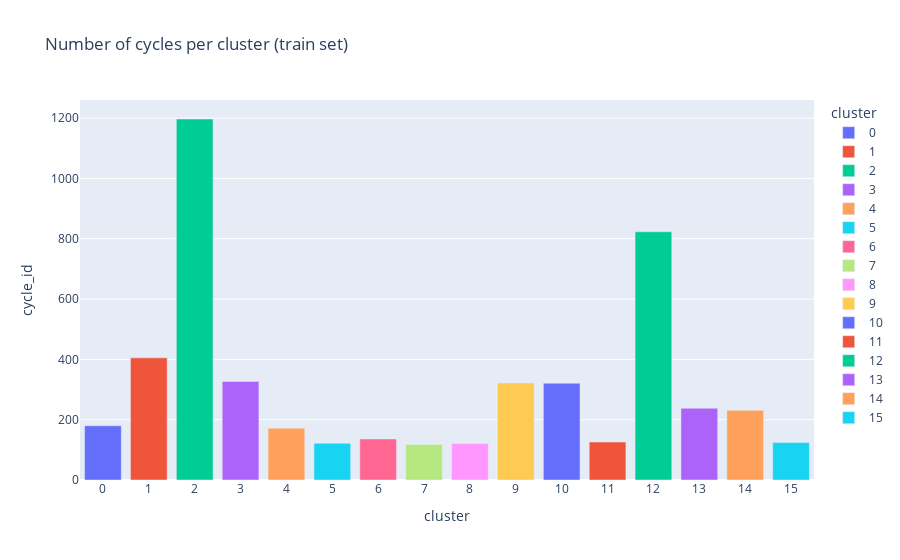
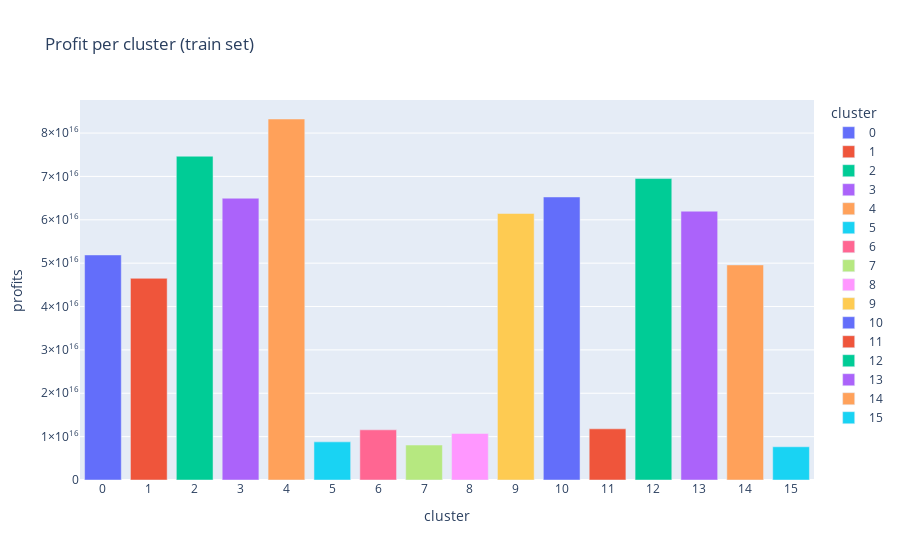
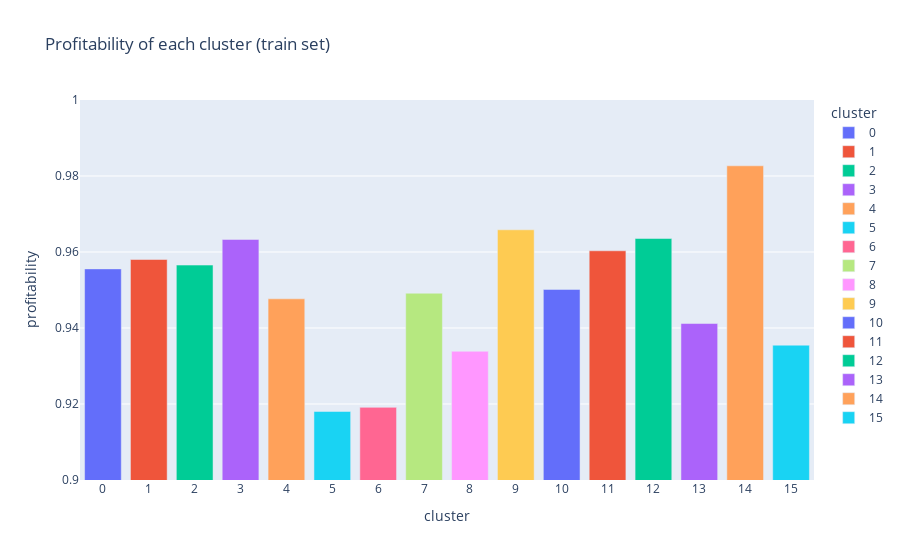
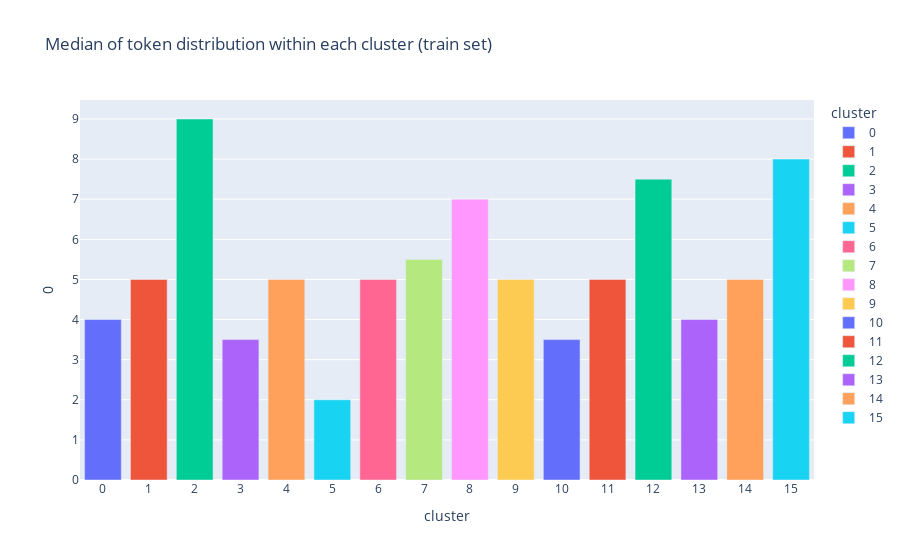

Source (notebook cell) for these figures, in order:
### Code cell
# all function below will be run one after the other
pipeline_metrics= [
    nb_cycles_clusters,
    profits_clusters,
    profitability_clusters,
    median_token_clusters,
    entropy_clusters
]
# groupby cluster (aggregate statistics per cluster)
train_grouper = fX_train.groupby('cluster')
[agg(train_grouper) for agg in pipeline_metrics]

### Figure 1 — Plotly figure (JSON) as saved in the notebook; plotly's stock layout.template omitted (floating-point values rounded to 4 significant figures)
{"data": [{"alignmentgroup": "True", "hovertemplate": "cluster=%{x}<br>cycle_id=%{y}<extra></extra>", "legendgroup": "0", "marker": {"color": "#636efa", "pattern": {"shape": ""}}, "name": "0", "offsetgroup": "0", "orientation": "v", "showlegend": true, "textposition": "auto", "type": "bar", "x": ["0"], "xaxis": "x", "y": [180], "yaxis": "y"}, {"alignmentgroup": "True", "hovertemplate": "cluster=%{x}<br>cycle_id=%{y}<extra></extra>", "legendgroup": "1", "marker": {"color": "#EF553B", "pattern": {"shape": ""}}, "name": "1", "offsetgroup": "1", "orientation": "v", "showlegend": true, "textposition": "auto", "type": "bar", "x": ["1"], "xaxis": "x", "y": [405], "yaxis": "y"}, {"alignmentgroup": "True", "hovertemplate": "cluster=%{x}<br>cycle_id=%{y}<extra></extra>", "legendgroup": "2", "marker": {"color": "#00cc96", "pattern": {"shape": ""}}, "name": "2", "offsetgroup": "2", "orientation": "v", "showlegend": true, "textposition": "auto", "type": "bar", "x": ["2"], "xaxis": "x", "y": [1197], "yaxis": "y"}, {"alignmentgroup": "True", "hovertemplate": "cluster=%{x}<br>cycle_id=%{y}<extra></extra>", "legendgroup": "3", "marker": {"color": "#ab63fa", "pattern": {"shape": ""}}, "name": "3", "offsetgroup": "3", "orientation": "v", "showlegend": true, "textposition": "auto", "type": "bar", "x": ["3"], "xaxis": "x", "y": [327], "yaxis": "y"}, {"alignmentgroup": "True", "hovertemplate": "cluster=%{x}<br>cycle_id=%{y}<extra></extra>", "legendgroup": "4", "marker": {"color": "#FFA15A", "pattern": {"shape": ""}}, "name": "4", "offsetgroup": "4", "orientation": "v", "showlegend": true, "textposition": "auto", "type": "bar", "x": ["4"], "xaxis": "x", "y": [172], "yaxis": "y"}, {"alignmentgroup": "True", "hovertemplate": "cluster=%{x}<br>cycle_id=%{y}<extra></extra>", "legendgroup": "5", "marker": {"color": "#19d3f3", "pattern": {"shape": ""}}, "name": "5", "offsetgroup": "5", "orientation": "v", "showlegend": true, "textposition": "auto", "type": "bar", "x": ["5"], "xaxis": "x", "y": [122], "yaxis": "y"}, {"alignmentgroup": "True", "hovertemplate": "cluster=%{x}<br>cycle_id=%{y}<extra></extra>", "legendgroup": "6", "marker": {"color": "#FF6692", "pattern": {"shape": ""}}, "name": "6", "offsetgroup": "6", "orientation": "v", "showlegend": true, "textposition": "auto", "type": "bar", "x": ["6"], "xaxis": "x", "y": [136], "yaxis": "y"}, {"alignmentgroup": "True", "hovertemplate": "cluster=%{x}<br>cycle_id=%{y}<extra></extra>", "legendgroup": "7", "marker": {"color": "#B6E880", "pattern": {"shape": ""}}, "name": "7", "offsetgroup": "7", "orientation": "v", "showlegend": true, "textposition": "auto", "type": "bar", "x": ["7"], "xaxis": "x", "y": [118], "yaxis": "y"}, {"alignmentgroup": "True", "hovertemplate": "cluster=%{x}<br>cycle_id=%{y}<extra></extra>", "legendgroup": "8", "marker": {"color": "#FF97FF", "pattern": {"shape": ""}}, "name": "8", "offsetgroup": "8", "orientation": "v", "showlegend": true, "textposition": "auto", "type": "bar", "x": ["8"], "xaxis": "x", "y": [121], "yaxis": "y"}, {"alignmentgroup": "True", "hovertemplate": "cluster=%{x}<br>cycle_id=%{y}<extra></extra>", "legendgroup": "9", "marker": {"color": "#FECB52", "pattern": {"shape": ""}}, "name": "9", "offsetgroup": "9", "orientation": "v", "showlegend": true, "textposition": "auto", "type": "bar", "x": ["9"], "xaxis": "x", "y": [322], "yaxis": "y"}, {"alignmentgroup": "True", "hovertemplate": "cluster=%{x}<br>cycle_id=%{y}<extra></extra>", "legendgroup": "10", "marker": {"color": "#636efa", "pattern": {"shape": ""}}, "name": "10", "offsetgroup": "10", "orientation": "v", "showlegend": true, "textposition": "auto", "type": "bar", "x": ["10"], "xaxis": "x", "y": [321], "yaxis": "y"}, {"alignmentgroup": "True", "hovertemplate": "cluster=%{x}<br>cycle_id=%{y}<extra></extra>", "legendgroup": "11", "marker": {"color": "#EF553B", "pattern": {"shape": ""}}, "name": "11", "offsetgroup": "11", "orientation": "v", "showlegend": true, "textposition": "auto", "type": "bar", "x": ["11"], "xaxis": "x", "y": [126], "yaxis": "y"}, {"alignmentgroup": "True", "hovertemplate": "cluster=%{x}<br>cycle_id=%{y}<extra></extra>", "legendgroup": "12", "marker": {"color": "#00cc96", "pattern": {"shape": ""}}, "name": "12", "offsetgroup": "12", "orientation": "v", "showlegend": true, "textposition": "auto", "type": "bar", "x": ["12"], "xaxis": "x", "y": [823], "yaxis": "y"}, {"alignmentgroup": "True", "hovertemplate": "cluster=%{x}<br>cycle_id=%{y}<extra></extra>", "legendgroup": "13", "marker": {"color": "#ab63fa", "pattern": {"shape": ""}}, "name": "13", "offsetgroup": "13", "orientation": "v", "showlegend": true, "textposition": "auto", "type": "bar", "x": ["13"], "xaxis": "x", "y": [238], "yaxis": "y"}, {"alignmentgroup": "True", "hovertemplate": "cluster=%{x}<br>cycle_id=%{y}<extra></extra>", "legendgroup": "14", "marker": {"color": "#FFA15A", "pattern": {"shape": ""}}, "name": "14", "offsetgroup": "14", "orientation": "v", "showlegend": true, "textposition": "auto", "type": "bar", "x": ["14"], "xaxis": "x", "y": [231], "yaxis": "y"}, {"alignmentgroup": "True", "hovertemplate": "cluster=%{x}<br>cycle_id=%{y}<extra></extra>", "legendgroup": "15", "marker": {"color": "#19d3f3", "pattern": {"shape": ""}}, "name": "15", "offsetgroup": "15", "orientation": "v", "showlegend": true, "textposition": "auto", "type": "bar", "x": ["15"], "xaxis": "x", "y": [124], "yaxis": "y"}], "layout": {"barmode": "relative", "legend": {"title": {"text": "cluster"}, "tracegroupgap": 0}, "title": {"text": "Number of cycles per cluster (train set)"}, "xaxis": {"anchor": "y", "categoryarray": ["0", "1", "2", "3", "4", "5", "6", "7", "8", "9", "10", "11", "12", "13", "14", "15"], "categoryorder": "array", "domain": [0, 1], "title": {"text": "cluster"}, "type": "category"}, "yaxis": {"anchor": "x", "domain": [0, 1], "title": {"text": "cycle_id"}}}}

### Figure 2 — Plotly figure (JSON) as saved in the notebook; plotly's stock layout.template omitted (floating-point values rounded to 4 significant figures)
{"data": [{"alignmentgroup": "True", "hovertemplate": "cluster=%{x}<br>profits=%{y}<extra></extra>", "legendgroup": "0", "marker": {"color": "#636efa", "pattern": {"shape": ""}}, "name": "0", "offsetgroup": "0", "orientation": "v", "showlegend": true, "textposition": "auto", "type": "bar", "x": ["0"], "xaxis": "x", "y": [51893617472389200], "yaxis": "y"}, {"alignmentgroup": "True", "hovertemplate": "cluster=%{x}<br>profits=%{y}<extra></extra>", "legendgroup": "1", "marker": {"color": "#EF553B", "pattern": {"shape": ""}}, "name": "1", "offsetgroup": "1", "orientation": "v", "showlegend": true, "textposition": "auto", "type": "bar", "x": ["1"], "xaxis": "x", "y": [46504254037967464], "yaxis": "y"}, {"alignmentgroup": "True", "hovertemplate": "cluster=%{x}<br>profits=%{y}<extra></extra>", "legendgroup": "2", "marker": {"color": "#00cc96", "pattern": {"shape": ""}}, "name": "2", "offsetgroup": "2", "orientation": "v", "showlegend": true, "textposition": "auto", "type": "bar", "x": ["2"], "xaxis": "x", "y": [74656600524655300], "yaxis": "y"}, {"alignmentgroup": "True", "hovertemplate": "cluster=%{x}<br>profits=%{y}<extra></extra>", "legendgroup": "3", "marker": {"color": "#ab63fa", "pattern": {"shape": ""}}, "name": "3", "offsetgroup": "3", "orientation": "v", "showlegend": true, "textposition": "auto", "type": "bar", "x": ["3"], "xaxis": "x", "y": [64970236718442510], "yaxis": "y"}, {"alignmentgroup": "True", "hovertemplate": "cluster=%{x}<br>profits=%{y}<extra></extra>", "legendgroup": "4", "marker": {"color": "#FFA15A", "pattern": {"shape": ""}}, "name": "4", "offsetgroup": "4", "orientation": "v", "showlegend": true, "textposition": "auto", "type": "bar", "x": ["4"], "xaxis": "x", "y": [83239793283688740], "yaxis": "y"}, {"alignmentgroup": "True", "hovertemplate": "cluster=%{x}<br>profits=%{y}<extra></extra>", "legendgroup": "5", "marker": {"color": "#19d3f3", "pattern": {"shape": ""}}, "name": "5", "offsetgroup": "5", "orientation": "v", "showlegend": true, "textposition": "auto", "type": "bar", "x": ["5"], "xaxis": "x", "y": [8794305267532816], "yaxis": "y"}, {"alignmentgroup": "True", "hovertemplate": "cluster=%{x}<br>profits=%{y}<extra></extra>", "legendgroup": "6", "marker": {"color": "#FF6692", "pattern": {"shape": ""}}, "name": "6", "offsetgroup": "6", "orientation": "v", "showlegend": true, "textposition": "auto", "type": "bar", "x": ["6"], "xaxis": "x", "y": [11567094213907902], "yaxis": "y"}, {"alignmentgroup": "True", "hovertemplate": "cluster=%{x}<br>profits=%{y}<extra></extra>", "legendgroup": "7", "marker": {"color": "#B6E880", "pattern": {"shape": ""}}, "name": "7", "offsetgroup": "7", "orientation": "v", "showlegend": true, "textposition": "auto", "type": "bar", "x": ["7"], "xaxis": "x", "y": [8062951699634037], "yaxis": "y"}, {"alignmentgroup": "True", "hovertemplate": "cluster=%{x}<br>profits=%{y}<extra></extra>", "legendgroup": "8", "marker": {"color": "#FF97FF", "pattern": {"shape": ""}}, "name": "8", "offsetgroup": "8", "orientation": "v", "showlegend": true, "textposition": "auto", "type": "bar", "x": ["8"], "xaxis": "x", "y": [10731906833257836], "yaxis": "y"}, {"alignmentgroup": "True", "hovertemplate": "cluster=%{x}<br>profits=%{y}<extra></extra>", "legendgroup": "9", "marker": {"color": "#FECB52", "pattern": {"shape": ""}}, "name": "9", "offsetgroup": "9", "orientation": "v", "showlegend": true, "textposition": "auto", "type": "bar", "x": ["9"], "xaxis": "x", "y": [61455788634164210], "yaxis": "y"}, {"alignmentgroup": "True", "hovertemplate": "cluster=%{x}<br>profits=%{y}<extra></extra>", "legendgroup": "10", "marker": {"color": "#636efa", "pattern": {"shape": ""}}, "name": "10", "offsetgroup": "10", "orientation": "v", "showlegend": true, "textposition": "auto", "type": "bar", "x": ["10"], "xaxis": "x", "y": [65258737765118850], "yaxis": "y"}, {"alignmentgroup": "True", "hovertemplate": "cluster=%{x}<br>profits=%{y}<extra></extra>", "legendgroup": "11", "marker": {"color": "#EF553B", "pattern": {"shape": ""}}, "name": "11", "offsetgroup": "11", "orientation": "v", "showlegend": true, "textposition": "auto", "type": "bar", "x": ["11"], "xaxis": "x", "y": [11799271446708760], "yaxis": "y"}, {"alignmentgroup": "True", "hovertemplate": "cluster=%{x}<br>profits=%{y}<extra></extra>", "legendgroup": "12", "marker": {"color": "#00cc96", "pattern": {"shape": ""}}, "name": "12", "offsetgroup": "12", "orientation": "v", "showlegend": true, "textposition": "auto", "type": "bar", "x": ["12"], "xaxis": "x", "y": [69509499675755550], "yaxis": "y"}, {"alignmentgroup": "True", "hovertemplate": "cluster=%{x}<br>profits=%{y}<extra></extra>", "legendgroup": "13", "marker": {"color": "#ab63fa", "pattern": {"shape": ""}}, "name": "13", "offsetgroup": "13", "orientation": "v", "showlegend": true, "textposition": "auto", "type": "bar", "x": ["13"], "xaxis": "x", "y": [61979171072951890], "yaxis": "y"}, {"alignmentgroup": "True", "hovertemplate": "cluster=%{x}<br>profits=%{y}<extra></extra>", "legendgroup": "14", "marker": {"color": "#FFA15A", "pattern": {"shape": ""}}, "name": "14", "offsetgroup": "14", "orientation": "v", "showlegend": true, "textposition": "auto", "type": "bar", "x": ["14"], "xaxis": "x", "y": [49591432530654080], "yaxis": "y"}, {"alignmentgroup": "True", "hovertemplate": "cluster=%{x}<br>profits=%{y}<extra></extra>", "legendgroup": "15", "marker": {"color": "#19d3f3", "pattern": {"shape": ""}}, "name": "15", "offsetgroup": "15", "orientation": "v", "showlegend": true, "textposition": "auto", "type": "bar", "x": ["15"], "xaxis": "x", "y": [7661399244856428], "yaxis": "y"}], "layout": {"barmode": "relative", "legend": {"title": {"text": "cluster"}, "tracegroupgap": 0}, "title": {"text": "Profit per cluster (train set)"}, "xaxis": {"anchor": "y", "categoryarray": ["0", "1", "2", "3", "4", "5", "6", "7", "8", "9", "10", "11", "12", "13", "14", "15"], "categoryorder": "array", "domain": [0, 1], "title": {"text": "cluster"}, "type": "category"}, "yaxis": {"anchor": "x", "domain": [0, 1], "title": {"text": "profits"}}}}

### Figure 3 — Plotly figure (JSON) as saved in the notebook; plotly's stock layout.template omitted (floating-point values rounded to 4 significant figures)
{"data": [{"alignmentgroup": "True", "hovertemplate": "cluster=%{x}<br>profitability=%{y}<extra></extra>", "legendgroup": "0", "marker": {"color": "#636efa", "pattern": {"shape": ""}}, "name": "0", "offsetgroup": "0", "orientation": "v", "showlegend": true, "textposition": "auto", "type": "bar", "x": ["0"], "xaxis": "x", "y": [0.9556], "yaxis": "y"}, {"alignmentgroup": "True", "hovertemplate": "cluster=%{x}<br>profitability=%{y}<extra></extra>", "legendgroup": "1", "marker": {"color": "#EF553B", "pattern": {"shape": ""}}, "name": "1", "offsetgroup": "1", "orientation": "v", "showlegend": true, "textposition": "auto", "type": "bar", "x": ["1"], "xaxis": "x", "y": [0.958], "yaxis": "y"}, {"alignmentgroup": "True", "hovertemplate": "cluster=%{x}<br>profitability=%{y}<extra></extra>", "legendgroup": "2", "marker": {"color": "#00cc96", "pattern": {"shape": ""}}, "name": "2", "offsetgroup": "2", "orientation": "v", "showlegend": true, "textposition": "auto", "type": "bar", "x": ["2"], "xaxis": "x", "y": [0.9566], "yaxis": "y"}, {"alignmentgroup": "True", "hovertemplate": "cluster=%{x}<br>profitability=%{y}<extra></extra>", "legendgroup": "3", "marker": {"color": "#ab63fa", "pattern": {"shape": ""}}, "name": "3", "offsetgroup": "3", "orientation": "v", "showlegend": true, "textposition": "auto", "type": "bar", "x": ["3"], "xaxis": "x", "y": [0.9633], "yaxis": "y"}, {"alignmentgroup": "True", "hovertemplate": "cluster=%{x}<br>profitability=%{y}<extra></extra>", "legendgroup": "4", "marker": {"color": "#FFA15A", "pattern": {"shape": ""}}, "name": "4", "offsetgroup": "4", "orientation": "v", "showlegend": true, "textposition": "auto", "type": "bar", "x": ["4"], "xaxis": "x", "y": [0.9477], "yaxis": "y"}, {"alignmentgroup": "True", "hovertemplate": "cluster=%{x}<br>profitability=%{y}<extra></extra>", "legendgroup": "5", "marker": {"color": "#19d3f3", "pattern": {"shape": ""}}, "name": "5", "offsetgroup": "5", "orientation": "v", "showlegend": true, "textposition": "auto", "type": "bar", "x": ["5"], "xaxis": "x", "y": [0.918], "yaxis": "y"}, {"alignmentgroup": "True", "hovertemplate": "cluster=%{x}<br>profitability=%{y}<extra></extra>", "legendgroup": "6", "marker": {"color": "#FF6692", "pattern": {"shape": ""}}, "name": "6", "offsetgroup": "6", "orientation": "v", "showlegend": true, "textposition": "auto", "type": "bar", "x": ["6"], "xaxis": "x", "y": [0.9191], "yaxis": "y"}, {"alignmentgroup": "True", "hovertemplate": "cluster=%{x}<br>profitability=%{y}<extra></extra>", "legendgroup": "7", "marker": {"color": "#B6E880", "pattern": {"shape": ""}}, "name": "7", "offsetgroup": "7", "orientation": "v", "showlegend": true, "textposition": "auto", "type": "bar", "x": ["7"], "xaxis": "x", "y": [0.9492], "yaxis": "y"}, {"alignmentgroup": "True", "hovertemplate": "cluster=%{x}<br>profitability=%{y}<extra></extra>", "legendgroup": "8", "marker": {"color": "#FF97FF", "pattern": {"shape": ""}}, "name": "8", "offsetgroup": "8", "orientation": "v", "showlegend": true, "textposition": "auto", "type": "bar", "x": ["8"], "xaxis": "x", "y": [0.9339], "yaxis": "y"}, {"alignmentgroup": "True", "hovertemplate": "cluster=%{x}<br>profitability=%{y}<extra></extra>", "legendgroup": "9", "marker": {"color": "#FECB52", "pattern": {"shape": ""}}, "name": "9", "offsetgroup": "9", "orientation": "v", "showlegend": true, "textposition": "auto", "type": "bar", "x": ["9"], "xaxis": "x", "y": [0.9658], "yaxis": "y"}, {"alignmentgroup": "True", "hovertemplate": "cluster=%{x}<br>profitability=%{y}<extra></extra>", "legendgroup": "10", "marker": {"color": "#636efa", "pattern": {"shape": ""}}, "name": "10", "offsetgroup": "10", "orientation": "v", "showlegend": true, "textposition": "auto", "type": "bar", "x": ["10"], "xaxis": "x", "y": [0.9502], "yaxis": "y"}, {"alignmentgroup": "True", "hovertemplate": "cluster=%{x}<br>profitability=%{y}<extra></extra>", "legendgroup": "11", "marker": {"color": "#EF553B", "pattern": {"shape": ""}}, "name": "11", "offsetgroup": "11", "orientation": "v", "showlegend": true, "textposition": "auto", "type": "bar", "x": ["11"], "xaxis": "x", "y": [0.9603], "yaxis": "y"}, {"alignmentgroup": "True", "hovertemplate": "cluster=%{x}<br>profitability=%{y}<extra></extra>", "legendgroup": "12", "marker": {"color": "#00cc96", "pattern": {"shape": ""}}, "name": "12", "offsetgroup": "12", "orientation": "v", "showlegend": true, "textposition": "auto", "type": "bar", "x": ["12"], "xaxis": "x", "y": [0.9635], "yaxis": "y"}, {"alignmentgroup": "True", "hovertemplate": "cluster=%{x}<br>profitability=%{y}<extra></extra>", "legendgroup": "13", "marker": {"color": "#ab63fa", "pattern": {"shape": ""}}, "name": "13", "offsetgroup": "13", "orientation": "v", "showlegend": true, "textposition": "auto", "type": "bar", "x": ["13"], "xaxis": "x", "y": [0.9412], "yaxis": "y"}, {"alignmentgroup": "True", "hovertemplate": "cluster=%{x}<br>profitability=%{y}<extra></extra>", "legendgroup": "14", "marker": {"color": "#FFA15A", "pattern": {"shape": ""}}, "name": "14", "offsetgroup": "14", "orientation": "v", "showlegend": true, "textposition": "auto", "type": "bar", "x": ["14"], "xaxis": "x", "y": [0.9827], "yaxis": "y"}, {"alignmentgroup": "True", "hovertemplate": "cluster=%{x}<br>profitability=%{y}<extra></extra>", "legendgroup": "15", "marker": {"color": "#19d3f3", "pattern": {"shape": ""}}, "name": "15", "offsetgroup": "15", "orientation": "v", "showlegend": true, "textposition": "auto", "type": "bar", "x": ["15"], "xaxis": "x", "y": [0.9355], "yaxis": "y"}], "layout": {"barmode": "relative", "legend": {"title": {"text": "cluster"}, "tracegroupgap": 0}, "title": {"text": "Profitability of each cluster (train set)"}, "xaxis": {"anchor": "y", "categoryarray": ["0", "1", "2", "3", "4", "5", "6", "7", "8", "9", "10", "11", "12", "13", "14", "15"], "categoryorder": "array", "domain": [0, 1], "title": {"text": "cluster"}, "type": "category"}, "yaxis": {"anchor": "x", "domain": [0, 1], "range": [0.9, 1], "title": {"text": "profitability"}}}}

### Figure 4 — Plotly figure (JSON) as saved in the notebook; plotly's stock layout.template omitted (floating-point values rounded to 4 significant figures)
{"data": [{"alignmentgroup": "True", "hovertemplate": "cluster=%{x}<br>0=%{y}<extra></extra>", "legendgroup": "0", "marker": {"color": "#636efa", "pattern": {"shape": ""}}, "name": "0", "offsetgroup": "0", "orientation": "v", "showlegend": true, "textposition": "auto", "type": "bar", "x": ["0"], "xaxis": "x", "y": [4], "yaxis": "y"}, {"alignmentgroup": "True", "hovertemplate": "cluster=%{x}<br>0=%{y}<extra></extra>", "legendgroup": "1", "marker": {"color": "#EF553B", "pattern": {"shape": ""}}, "name": "1", "offsetgroup": "1", "orientation": "v", "showlegend": true, "textposition": "auto", "type": "bar", "x": ["1"], "xaxis": "x", "y": [5], "yaxis": "y"}, {"alignmentgroup": "True", "hovertemplate": "cluster=%{x}<br>0=%{y}<extra></extra>", "legendgroup": "2", "marker": {"color": "#00cc96", "pattern": {"shape": ""}}, "name": "2", "offsetgroup": "2", "orientation": "v", "showlegend": true, "textposition": "auto", "type": "bar", "x": ["2"], "xaxis": "x", "y": [9], "yaxis": "y"}, {"alignmentgroup": "True", "hovertemplate": "cluster=%{x}<br>0=%{y}<extra></extra>", "legendgroup": "3", "marker": {"color": "#ab63fa", "pattern": {"shape": ""}}, "name": "3", "offsetgroup": "3", "orientation": "v", "showlegend": true, "textposition": "auto", "type": "bar", "x": ["3"], "xaxis": "x", "y": [3.5], "yaxis": "y"}, {"alignmentgroup": "True", "hovertemplate": "cluster=%{x}<br>0=%{y}<extra></extra>", "legendgroup": "4", "marker": {"color": "#FFA15A", "pattern": {"shape": ""}}, "name": "4", "offsetgroup": "4", "orientation": "v", "showlegend": true, "textposition": "auto", "type": "bar", "x": ["4"], "xaxis": "x", "y": [5], "yaxis": "y"}, {"alignmentgroup": "True", "hovertemplate": "cluster=%{x}<br>0=%{y}<extra></extra>", "legendgroup": "5", "marker": {"color": "#19d3f3", "pattern": {"shape": ""}}, "name": "5", "offsetgroup": "5", "orientation": "v", "showlegend": true, "textposition": "auto", "type": "bar", "x": ["5"], "xaxis": "x", "y": [2], "yaxis": "y"}, {"alignmentgroup": "True", "hovertemplate": "cluster=%{x}<br>0=%{y}<extra></extra>", "legendgroup": "6", "marker": {"color": "#FF6692", "pattern": {"shape": ""}}, "name": "6", "offsetgroup": "6", "orientation": "v", "showlegend": true, "textposition": "auto", "type": "bar", "x": ["6"], "xaxis": "x", "y": [5], "yaxis": "y"}, {"alignmentgroup": "True", "hovertemplate": "cluster=%{x}<br>0=%{y}<extra></extra>", "legendgroup": "7", "marker": {"color": "#B6E880", "pattern": {"shape": ""}}, "name": "7", "offsetgroup": "7", "orientation": "v", "showlegend": true, "textposition": "auto", "type": "bar", "x": ["7"], "xaxis": "x", "y": [5.5], "yaxis": "y"}, {"alignmentgroup": "True", "hovertemplate": "cluster=%{x}<br>0=%{y}<extra></extra>", "legendgroup": "8", "marker": {"color": "#FF97FF", "pattern": {"shape": ""}}, "name": "8", "offsetgroup": "8", "orientation": "v", "showlegend": true, "textposition": "auto", "type": "bar", "x": ["8"], "xaxis": "x", "y": [7], "yaxis": "y"}, {"alignmentgroup": "True", "hovertemplate": "cluster=%{x}<br>0=%{y}<extra></extra>", "legendgroup": "9", "marker": {"color": "#FECB52", "pattern": {"shape": ""}}, "name": "9", "offsetgroup": "9", "orientation": "v", "showlegend": true, "textposition": "auto", "type": "bar", "x": ["9"], "xaxis": "x", "y": [5], "yaxis": "y"}, {"alignmentgroup": "True", "hovertemplate": "cluster=%{x}<br>0=%{y}<extra></extra>", "legendgroup": "10", "marker": {"color": "#636efa", "pattern": {"shape": ""}}, "name": "10", "offsetgroup": "10", "orientation": "v", "showlegend": true, "textposition": "auto", "type": "bar", "x": ["10"], "xaxis": "x", "y": [3.5], "yaxis": "y"}, {"alignmentgroup": "True", "hovertemplate": "cluster=%{x}<br>0=%{y}<extra></extra>", "legendgroup": "11", "marker": {"color": "#EF553B", "pattern": {"shape": ""}}, "name": "11", "offsetgroup": "11", "orientation": "v", "showlegend": true, "textposition": "auto", "type": "bar", "x": ["11"], "xaxis": "x", "y": [5], "yaxis": "y"}, {"alignmentgroup": "True", "hovertemplate": "cluster=%{x}<br>0=%{y}<extra></extra>", "legendgroup": "12", "marker": {"color": "#00cc96", "pattern": {"shape": ""}}, "name": "12", "offsetgroup": "12", "orientation": "v", "showlegend": true, "textposition": "auto", "type": "bar", "x": ["12"], "xaxis": "x", "y": [7.5], "yaxis": "y"}, {"alignmentgroup": "True", "hovertemplate": "cluster=%{x}<br>0=%{y}<extra></extra>", "legendgroup": "13", "marker": {"color": "#ab63fa", "pattern": {"shape": ""}}, "name": "13", "offsetgroup": "13", "orientation": "v", "showlegend": true, "textposition": "auto", "type": "bar", "x": ["13"], "xaxis": "x", "y": [4], "yaxis": "y"}, {"alignmentgroup": "True", "hovertemplate": "cluster=%{x}<br>0=%{y}<extra></extra>", "legendgroup": "14", "marker": {"color": "#FFA15A", "pattern": {"shape": ""}}, "name": "14", "offsetgroup": "14", "orientation": "v", "showlegend": true, "textposition": "auto", "type": "bar", "x": ["14"], "xaxis": "x", "y": [5], "yaxis": "y"}, {"alignmentgroup": "True", "hovertemplate": "cluster=%{x}<br>0=%{y}<extra></extra>", "legendgroup": "15", "marker": {"color": "#19d3f3", "pattern": {"shape": ""}}, "name": "15", "offsetgroup": "15", "orientation": "v", "showlegend": true, "textposition": "auto", "type": "bar", "x": ["15"], "xaxis": "x", "y": [8], "yaxis": "y"}], "layout": {"barmode": "relative", "legend": {"title": {"text": "cluster"}, "tracegroupgap": 0}, "title": {"text": "Median of token distribution within each cluster (train set)"}, "xaxis": {"anchor": "y", "categoryarray": ["0", "1", "2", "3", "4", "5", "6", "7", "8", "9", "10", "11", "12", "13", "14", "15"], "categoryorder": "array", "domain": [0, 1], "title": {"text": "cluster"}, "type": "category"}, "yaxis": {"anchor": "x", "domain": [0, 1], "title": {"text": "0"}}}}
